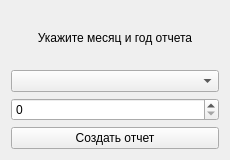
<?xml version="1.0" encoding="UTF-8"?>
<ui version="4.0">
 <class>get_date_form</class>
 <widget class="QWidget" name="get_date_form">
  <property name="geometry">
   <rect>
    <x>0</x>
    <y>0</y>
    <width>230</width>
    <height>160</height>
   </rect>
  </property>
  <property name="minimumSize">
   <size>
    <width>230</width>
    <height>160</height>
   </size>
  </property>
  <property name="maximumSize">
   <size>
    <width>230</width>
    <height>160</height>
   </size>
  </property>
  <property name="windowTitle">
   <string>Укажите дату</string>
  </property>
  <layout class="QVBoxLayout" name="verticalLayout">
   <item>
    <widget class="QLabel" name="title">
     <property name="text">
      <string>Укажите месяц и год отчета</string>
     </property>
     <property name="alignment">
      <set>Qt::AlignCenter</set>
     </property>
    </widget>
   </item>
   <item>
    <widget class="QComboBox" name="month_combo_box"/>
   </item>
   <item>
    <widget class="QSpinBox" name="year_spin_box"/>
   </item>
   <item>
    <widget class="QPushButton" name="create_report_btn">
     <property name="text">
      <string>Создать отчет</string>
     </property>
    </widget>
   </item>
  </layout>
 </widget>
 <resources/>
 <connections/>
</ui>
